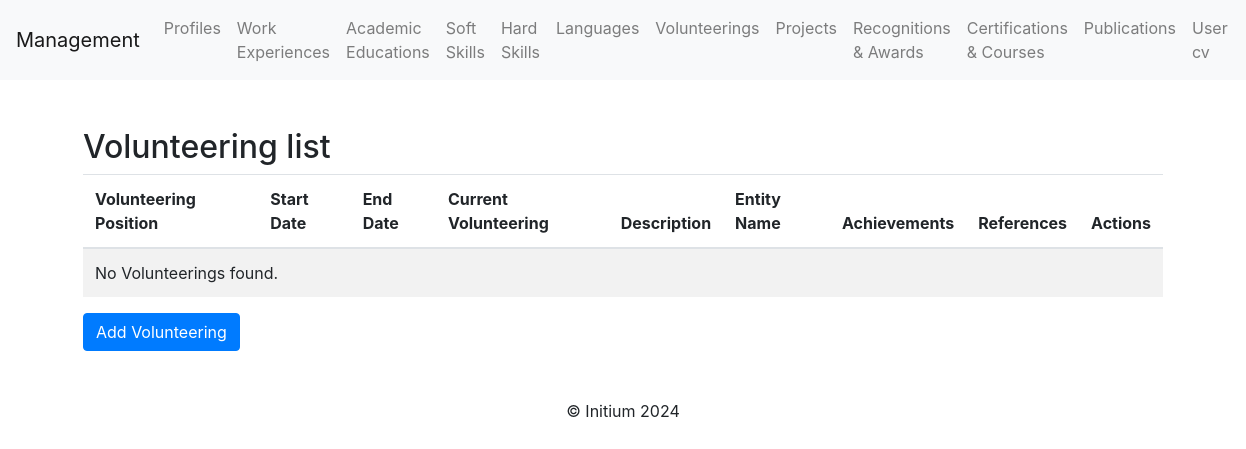
The page /volunteerings/ on the database as committed earlier.
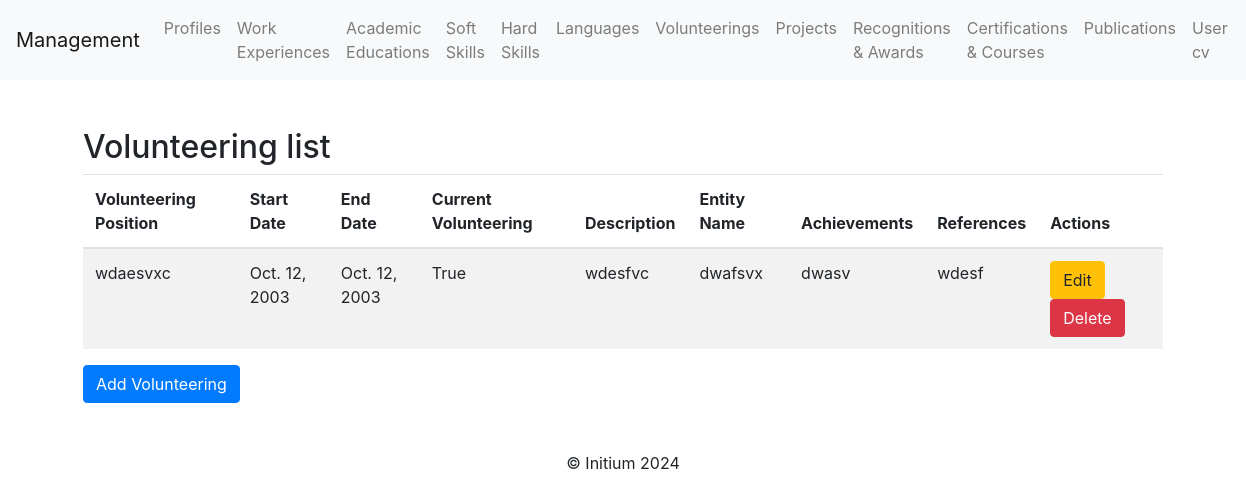
The same page on the database as committed later.
### profile_cv/models.py (models this page shows, shortened)
class Volunteering(models.Model):
    volunteering_position = models.CharField(max_length=255)  # Volunteering position
    start_date = models.DateField()  # Start date
    end_date = models.DateField(blank=True, null=True)  # Optional end date
    current_volunteering = models.BooleanField(blank=True, null=True)  # Current volunteering
    entity_name = models.CharField(max_length=255)  # Name of the entity
    description = models.TextField(blank=True, null=True)  # Optional description
    achievements = models.TextField(blank=True, null=True)  # Optional achievements
    references = models.TextField(blank=True, null=True)  # Optional references

### profile_cv/views.py (the view)
# urls.py: path('volunteerings/', volunteering_list, name='volunteering_list'),
def volunteering_list(request):
    volunteerings = Volunteering.objects.all()
    return render(request, "volunteering/volunteering_list.html", {"volunteerings": volunteerings})

### profile_cv/templates/volunteering/volunteering_list.html (shortened to what this page needs)
{% extends 'base.html' %}
{% block content %}
<div class="container mt-5">
    <h2>Volunteering list</h2>
    <table class="table table-striped">
        <thead>
            <tr>
                <th>Volunteering Position</th>
                <th>Start Date</th>
                <th>End Date</th>
                <th>Current Volunteering</th>
                <th>Description</th>
                <th>Entity Name</th>
                <th>Achievements</th>
                <th>References</th>
                <th>Actions</th>
            </tr>
        </thead>
        <tbody>
            {% for volunteering in volunteerings %}
            <tr>
                <td>{{ volunteering.volunteering_position }}</td>
                <td>{{ volunteering.start_date }}</td>
                <td>{{ volunteering.end_date }}</td>
                <td>{{ volunteering.current_volunteering }}</td>
                <td>{{ volunteering.description }}</td>
                <td>{{ volunteering.entity_name }}</td>
                <td>{{ volunteering.achievements }}</td>
                <td>{{ volunteering.references }}</td>
                <td>
                    <a class="btn btn-warning" href="{% url 'volunteering_update' volunteering.pk %}">Edit</a>
                    <a class="btn btn-danger" href="{% url 'volunteering_delete' volunteering.pk %}">Delete</a>
                </td>
            </tr>
            {% empty %}
            <tr>
                <td colspan="9">No Volunteerings found.</td>
            </tr>
            {% endfor %}
        </tbody>
    </table>
    <a class="btn btn-primary" href="{% url 'volunteering_create' %}">Add Volunteering</a>
</div>
{% endblock %}

Rows that differ between the two databases and show on the page:
added Volunteering: volunteering_position "wdaesvxc", start_date "Oct. 12, 2003", end_date "Oct. 12, 2003", current_volunteering "True", description "wdesfvc", entity_name "dwafsvx", achievements "dwasv", references "wdesf"
Other text that changed with them:
text no longer shown: "No Volunteerings found."
